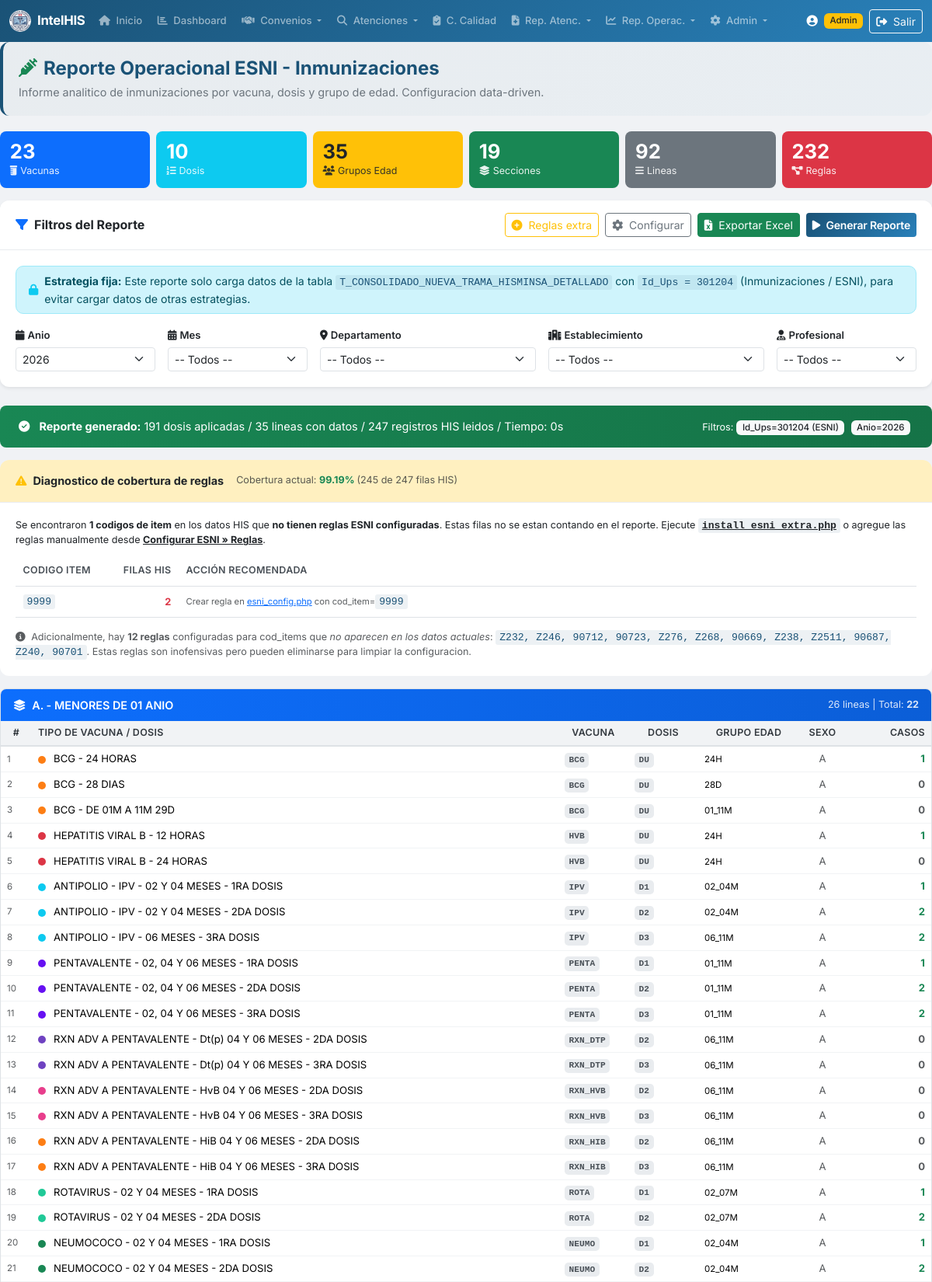
The app's page /reporte_esni.php (signed in, upper part) with its own data.
### tables this page shows
CREATE TABLE `ESNI_SECCION_REPORTE` (
  `id_seccion` int(11) NOT NULL,
  `codigo` varchar(10) NOT NULL,
  `titulo` varchar(200) NOT NULL,
  `descripcion` varchar(300) DEFAULT NULL,
  `layout` enum('lista','matriz_dosis','matriz_edad','total_uno','matriz_sexo') NOT NULL DEFAULT 'lista',
  `orden` int(11) NOT NULL DEFAULT 0,
  `activo` tinyint(1) NOT NULL DEFAULT 1
);

CREATE TABLE `ESNI_LINEA_REPORTE` (
  `id_linea` int(11) NOT NULL,
  `id_seccion` int(11) NOT NULL,
  `orden` int(11) NOT NULL DEFAULT 0,
  `etiqueta` varchar(200) NOT NULL,
  `id_vacuna` int(11) DEFAULT NULL,
  `id_dosis` int(11) DEFAULT NULL,
  `id_grupo_edad` int(11) DEFAULT NULL,
  `sexo` enum('M','F','A') NOT NULL DEFAULT 'A',
  `activo` tinyint(1) NOT NULL DEFAULT 1
);

CREATE TABLE `ESNI_VACUNA` (
  `id_vacuna` int(11) NOT NULL,
  `codigo` varchar(30) NOT NULL,
  `nombre` varchar(80) NOT NULL,
  `descripcion` varchar(200) DEFAULT NULL,
  `color` varchar(20) DEFAULT '#0d6efd',
  `activo` tinyint(1) NOT NULL DEFAULT 1,
  `fecha_creacion` datetime NOT NULL DEFAULT current_timestamp()
);

CREATE TABLE `ESNI_DOSIS` (
  `id_dosis` int(11) NOT NULL,
  `codigo` varchar(40) NOT NULL,
  `nombre` varchar(60) NOT NULL,
  `orden` int(11) NOT NULL DEFAULT 0,
  `activo` tinyint(1) NOT NULL DEFAULT 1
);

CREATE TABLE `ESNI_GRUPO_EDAD` (
  `id_grupo_edad` int(11) NOT NULL,
  `codigo` varchar(40) NOT NULL,
  `nombre` varchar(80) NOT NULL,
  `tipo_edad` enum('D','M','A','R') NOT NULL DEFAULT 'A',
  `edad_min` int(11) DEFAULT NULL,
  `edad_max` int(11) DEFAULT NULL,
  `descripcion` varchar(150) DEFAULT NULL,
  `activo` tinyint(1) NOT NULL DEFAULT 1
);

### reporte_esni.php (the view, shortened to what the rows shown need)
<?php
require_once 'includes/functions.php';
require_once 'includes/esni_data.php';
$pdo = getDBConnection();
$esquemaOK = esniEsquemaInstalado($pdo);
$cols = esniResolverColumnas($pdo);
$fAnio            = trim($_GET['anio'] ?? '');
$fMes             = trim($_GET['mes'] ?? '');
$fEstablecimiento = trim($_GET['establecimiento'] ?? '');
$fDepartamento    = trim($_GET['departamento'] ?? '');
$fProfesional     = trim($_GET['profesional'] ?? '');
$filtros = [
    'anio'            => $fAnio,
    'mes'             => $fMes,
    'establecimiento' => $fEstablecimiento,
    'departamento'    => $fDepartamento,
    'profesional'     => $fProfesional,
    'id_ups'          => ESNI_ID_UPS,
];
$anios           = esniGetAniosDisponibles($pdo, $cols, ESNI_ID_UPS);
if ($fAnio === '' && !empty($anios)) $fAnio = $anios[0];
$filtros['anio'] = $fAnio;
$ejecutar = isset($_GET['generar']) || $fAnio !== '' || $fMes !== '' || $fEstablecimiento !== '' || $fDepartamento !== '' || $fProfesional !== '';
$reporte = null;
$debugSQL = null;
$diagnostico = null;
if ($ejecutar && $esquemaOK) {
    $t0 = microtime(true);
    $reporte = esniEjecutarReporte($pdo, $filtros, $cols);
    $tEjec = round(microtime(true) - $t0, 3);
    $reporte['tiempo_ejecucion'] = $tEjec;
    if (empty($reporte['error'])) {
        $diagnostico = esniDiagnosticarReglas($pdo, $cols, $filtros);
    }
}
include 'includes/header.php';
?>
<?php if ($ejecutar && $esquemaOK && $reporte): ?>
<?php if (!empty($reporte['error'])): ?>
<div class="alert alert-danger">
    <h6 class="alert-heading"><i class="fas fa-exclamation-circle me-2"></i>Error al ejecutar el reporte</h6>
    <p class="mb-2"><?= htmlspecialchars($reporte['error']) ?></p>
    <?php if ($debugSQL): ?>
    <details>
        <summary class="small">Ver SQL debug</summary>
        <div class="esni-debug mt-2"><?= "SQL: " . htmlspecialchars($debugSQL['sql']) . "\n\nPARAMS: " . htmlspecialchars(json_encode($debugSQL['params'], JSON_PRETTY_PRINT | JSON_UNESCAPED_UNICODE)) ?></div>
    </details>
    <?php endif; ?>
</div>
<?php else: ?>
<?php if ($diagnostico && !empty($diagnostico['cod_items_sin_reglas'])): ?>
<div class="card border-warning mb-3">
    <div class="card-body">
        <div class="table-responsive">
            <table class="table table-sm table-hover mb-0" style="font-size:.8rem">
                <thead>
                    <tr>
                        <th style="width:120px;">Codigo Item</th>
                        <th class="text-end" style="width:90px;">Filas HIS</th>
                        <th>Acción recomendada</th>
                    </tr>
                </thead>
            </table>
        </div>
    </div>
</div>
<?php endif; ?>
<?php foreach ($reporte['secciones'] as $sec): ?>
<div class="esni-section-card">
    <div class="esni-section-header">
        <span><i class="fas fa-layer-group me-2"></i><?= htmlspecialchars($sec['titulo']) ?></span>
        <small><?= count($sec['lineas']) ?> lineas | Total: <strong><?= number_format($sec['total']) ?></strong></small>
    </div>
    <div class="card-body p-0">
        <?php if (empty($sec['lineas'])): ?>
            <div class="text-center text-muted py-3"><i class="fas fa-inbox me-2"></i>Esta seccion no tiene lineas configuradas. Agregalas desde <a href="esni_config.php">Configurar ESNI</a>.</div>
        <?php else: ?>
            <?php
            switch ($sec['layout']) {
                case 'matriz_dosis':   echo renderMatrizDosis($sec); break;
                case 'total_uno':      echo renderTotalUno($sec);    break;
                case 'matriz_sexo':    echo renderMatrizSexo($sec);  break;
                default:               echo renderLista($sec);       break;
            }
            ?>
        <?php endif; ?>
    </div>
</div>
<?php endforeach; ?>
<?php endif; ?>
<?php endif; ?>
<?php
function renderLista(array $sec): string {
    ?>
    <div class="table-responsive">
        <table class="table table-sm table-hover esni-table mb-0">
            <thead>
                <tr>
                    <th style="width:40px;">#</th>
                    <th class="text-start">Tipo de Vacuna / Dosis</th>
                    <th style="width:90px;">Vacuna</th>
                    <th style="width:90px;">Dosis</th>
                    <th style="width:130px;">Grupo Edad</th>
                    <th style="width:60px;">Sexo</th>
                    <th class="text-end" style="width:110px;">Casos</th>
                </tr>
            </thead>
            <tbody>
                <?php foreach ($sec['lineas'] as $i => $lin): ?>
                <tr class="<?= $lin['cantidad'] > 0 ? '' : 'text-muted' ?>">
                    <td class="text-muted small"><?= $i + 1 ?></td>
                    <td>
                        <?php if ($lin['vacuna_color']): ?>
                            <span class="esni-vac-dot" style="background:<?= htmlspecialchars($lin['vacuna_color']) ?>"></span>
                        <?php endif; ?>
                        <?= htmlspecialchars($lin['etiqueta']) ?>
                    </td>
                    <td><span class="esni-cod-pill"><?= htmlspecialchars($lin['vacuna_codigo'] ?: '-') ?></span></td>
                    <td><span class="esni-cod-pill"><?= htmlspecialchars($lin['dosis_codigo'] ?: '-') ?></span></td>
                    <td><small><?= htmlspecialchars($lin['grupo_edad_codigo'] ?: '-') ?></small></td>
                    <td class="text-center">
                        <?php if ($lin['sexo'] === 'F'): ?><span class="badge bg-info">F</span>
                        <?php elseif ($lin['sexo'] === 'M'): ?><span class="badge bg-warning text-dark">V</span>
                        <?php else: ?><span class="text-muted">A</span><?php endif; ?>
                    </td>
                    <td class="text-end fw-bold <?= $lin['cantidad'] > 0 ? 'text-success' : 'text-muted' ?>"><?= number_format($lin['cantidad']) ?></td>
                </tr>
                <?php endforeach; ?>
            </tbody>
        </table>
    </div>
    <?php
    return ob_get_clean();
}
function renderMatrizDosis(array $sec): string {
    ?>
    <?php
    return ob_get_clean();
}
    ?>
    <?php
function renderTotalUno(array $sec): string {
    ?>
    <?php
    return ob_get_clean();
}
function renderMatrizSexo(array $sec): string {
    ?>
    <?php
    return ob_get_clean();
}
?>
<?php include 'includes/footer.php';

### records on screen
esni_seccion_reporte: titulo "A. - MENORES DE 01 ANIO", count($sec['lineas']) "26", total "22"
esni_linea_reporte: etiqueta "BCG - 24 HORAS", id_vacuna.codigo "BCG", id_dosis.codigo "DU", id_grupo_edad.codigo "24H", sexo "A", cantidad "1"
esni_linea_reporte: etiqueta "BCG - 28 DIAS", id_vacuna.codigo "BCG", id_dosis.codigo "DU", id_grupo_edad.codigo "28D", sexo "A", cantidad "0"
esni_linea_reporte: etiqueta "BCG - DE 01M A 11M 29D", id_vacuna.codigo "BCG", id_dosis.codigo "DU", id_grupo_edad.codigo "01_11M", sexo "A", cantidad "0"
esni_linea_reporte: etiqueta "HEPATITIS VIRAL B - 12 HORAS", id_vacuna.codigo "HVB", id_dosis.codigo "DU", id_grupo_edad.codigo "24H", sexo "A", cantidad "1"
esni_linea_reporte: etiqueta "HEPATITIS VIRAL B - 24 HORAS", id_vacuna.codigo "HVB", id_dosis.codigo "DU", id_grupo_edad.codigo "24H", sexo "A", id_grupo_edad.edad_min "0"
esni_linea_reporte: etiqueta "ANTIPOLIO - IPV - 02 Y 04 MESES - 1RA DOSIS", id_vacuna.codigo "IPV", id_dosis.codigo "D1", id_grupo_edad.codigo "02_04M", sexo "A", cantidad "1"
esni_linea_reporte: etiqueta "ANTIPOLIO - IPV - 02 Y 04 MESES - 2DA DOSIS", id_vacuna.codigo "IPV", id_dosis.codigo "D2", id_grupo_edad.codigo "02_04M", sexo "A", id_grupo_edad.edad_min "2"
esni_linea_reporte: etiqueta "ANTIPOLIO - IPV - 06 MESES - 3RA DOSIS", id_vacuna.codigo "IPV", id_dosis.codigo "D3", id_grupo_edad.codigo "06_11M", sexo "A", cantidad "2"
esni_linea_reporte: etiqueta "PENTAVALENTE - 02, 04 Y 06 MESES - 1RA DOSIS", id_vacuna.codigo "PENTA", id_dosis.codigo "D1", id_grupo_edad.codigo "01_11M", sexo "A", id_grupo_edad.edad_min "1"
esni_linea_reporte: etiqueta "PENTAVALENTE - 02, 04 Y 06 MESES - 2DA DOSIS", id_vacuna.codigo "PENTA", id_dosis.codigo "D2", id_grupo_edad.codigo "01_11M", sexo "A", id_dosis "2"
esni_linea_reporte: etiqueta "PENTAVALENTE - 02, 04 Y 06 MESES - 3RA DOSIS", id_vacuna.codigo "PENTA", id_dosis.codigo "D3", id_grupo_edad.codigo "01_11M", sexo "A", cantidad "2"
esni_linea_reporte: etiqueta "RXN ADV A PENTAVALENTE - Dt(p) 04 Y 06 MESES - 2DA DOSIS", id_vacuna.codigo "RXN_DTP", id_dosis.codigo "D2", id_grupo_edad.codigo "06_11M", sexo "A", cantidad "0"
esni_linea_reporte: etiqueta "RXN ADV A PENTAVALENTE - Dt(p) 04 Y 06 MESES - 3RA DOSIS", id_vacuna.codigo "RXN_DTP", id_dosis.codigo "D3", id_grupo_edad.codigo "06_11M", sexo "A", cantidad "0"
esni_linea_reporte: etiqueta "RXN ADV A PENTAVALENTE - HvB 04 Y 06 MESES - 2DA DOSIS", id_vacuna.codigo "RXN_HVB", id_dosis.codigo "D2", id_grupo_edad.codigo "06_11M", sexo "A", cantidad "0"
esni_linea_reporte: etiqueta "RXN ADV A PENTAVALENTE - HvB 04 Y 06 MESES - 3RA DOSIS", id_vacuna.codigo "RXN_HVB", id_dosis.codigo "D3", id_grupo_edad.codigo "06_11M", sexo "A", cantidad "0"
esni_linea_reporte: etiqueta "RXN ADV A PENTAVALENTE - HiB 04 Y 06 MESES - 2DA DOSIS", id_vacuna.codigo "RXN_HIB", id_dosis.codigo "D2", id_grupo_edad.codigo "06_11M", sexo "A", cantidad "0"
esni_linea_reporte: etiqueta "RXN ADV A PENTAVALENTE - HiB 04 Y 06 MESES - 3RA DOSIS", id_vacuna.codigo "RXN_HIB", id_dosis.codigo "D3", id_grupo_edad.codigo "06_11M", sexo "A", cantidad "0"
esni_linea_reporte: etiqueta "ROTAVIRUS - 02 Y 04 MESES - 1RA DOSIS", id_vacuna.codigo "ROTA", id_dosis.codigo "D1", id_grupo_edad.codigo "02_07M", sexo "A", cantidad "1"
esni_linea_reporte: etiqueta "ROTAVIRUS - 02 Y 04 MESES - 2DA DOSIS", id_vacuna.codigo "ROTA", id_dosis.codigo "D2", id_grupo_edad.codigo "02_07M", sexo "A", id_grupo_edad.edad_min "2"
esni_linea_reporte: etiqueta "NEUMOCOCO - 02 Y 04 MESES - 1RA DOSIS", id_vacuna.codigo "NEUMO", id_dosis.codigo "D1", id_grupo_edad.codigo "02_04M", sexo "A", cantidad "1"
esni_linea_reporte: etiqueta "NEUMOCOCO - 02 Y 04 MESES - 2DA DOSIS", id_vacuna.codigo "NEUMO", id_dosis.codigo "D2", id_grupo_edad.codigo "02_04M", sexo "A", id_grupo_edad.edad_min "2"

### other values on screen
$resumen['vacunas'] "23"
$resumen['dosis'] "10"
$resumen['grupos_edad'] "35"
$resumen['secciones'] "19"
$resumen['lineas'] "92"
$resumen['reglas'] "232"
ESNI_ID_UPS "301204"
$reporte['totales']['total_dosis'] "191"
$reporte['totales']['total_lineas_con_datos'] "35"
$reporte['filas_leidas'] "247"
$reporte['tiempo_ejecucion'] "0"
$t "Id_Ups=301204 (ESNI)"
$t "Anio=2026"
$diagnostico['porcentaje_cobertura'] "99.19"
$diagnostico['filas_cubiertas'] "245"
